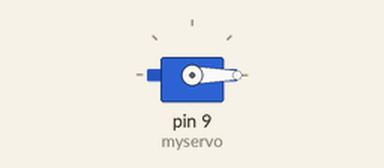
Recording of a sketch running on a simulated Arduino Uno, built with avr-gcc and run on an emulated ATmega328P. On the bench: servo.

Above: at 0.05 s.
At 3.25 s:
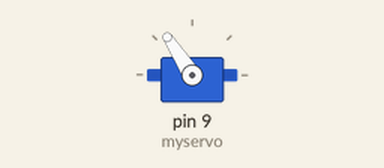
At 4.85 s:
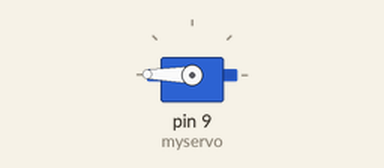
At 6.5 s:
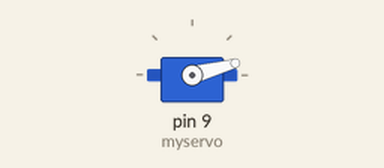
Timing chart, 0 to 8.7 s (numbered marks = the images above):
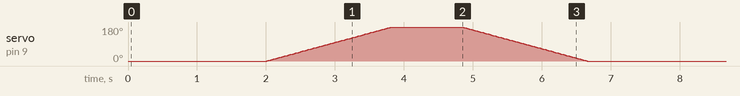

The sketch:

serv.ino
```cpp
#include <Servo.h>
int i=0;
Servo myservo;
void setup() {
  // put your setup code here, to run once:

myservo.attach(9);
myservo.writeMicroseconds(1500);
}

void loop() {
  myservo.write(i);
  delay(2000);
  // put your main code here, to run repeatedly:
for(i; i<=180 ; i++)
{myservo.write(i);
delay(10);
}
delay(1000);
for(i; i>=0; i--)
{myservo.write(i);
delay(10);
}
}
```
